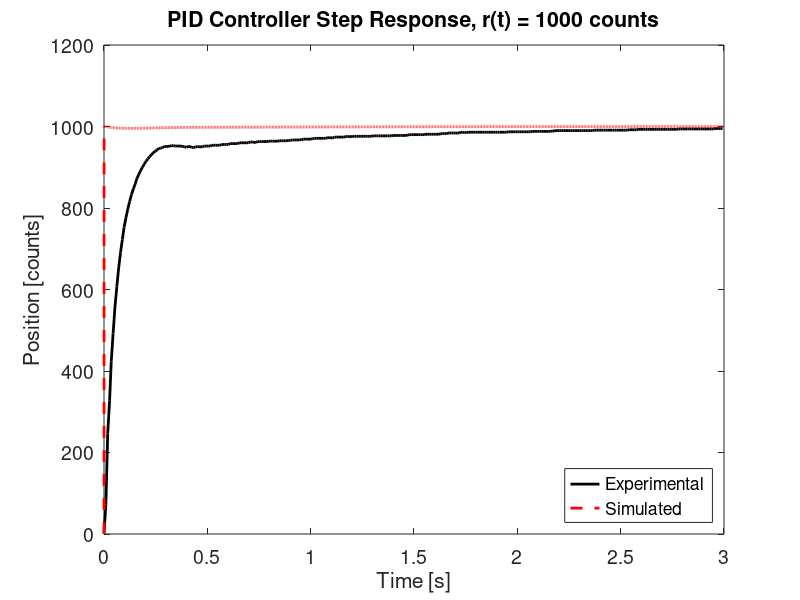

This chart was generated by the following MATLAB code:
clear all; clc; close all;

kp = 0.5; kd = 0.03; ki = 0.5;

m1 = 4.57e-6; m2 = 1.308e-5;
k1 = 1.813e-3; k2 = 1.278e-3;
d1 = 5.61e-5; d2 = 1.6065e-4;

b2 = m2; b1 = d2; b0 = k2;
a4 = m1*m2; a3 = m1*d2 + m2*d1;
a2 = k2*m1 + (k1+k2)*m2 + d1*d2;
a1 = (k1+k2)*d2 + k2*d1; a0 = k1*k2;

% G1 = tf(1,[m2 d2 k2]);
% G2 = tf(1,[m1 d1 k1+k2]);

data = load('Data/Closed_Loop/closed_loop_pid.mat').data;
ref = data(1,3);
final_index = find(data(:,3) == ref,1,'last');
data = data(1:final_index,:);
t = data(:,2);
y = data(:,4);
plot(t,y,'k-','LineWidth',2); hold on;

G3 = tf([b2 b1 b0],[a4 a3 a2 a1 a0]);
D = tf([kd kp ki],[1 0]);
T = (G3*D)/(1+G3*D);
[y_step, t_step] = step(ref*T,t(end));
plot(t_step,y_step,'r--','LineWidth',2);

title('PID Controller Step Response, r(t) = 1000 counts');
xlabel('Time [s]'); ylabel('Position [counts]');
legend('Experimental','Simulated','Location','southeast');
set(gca,'FontSize',14);
